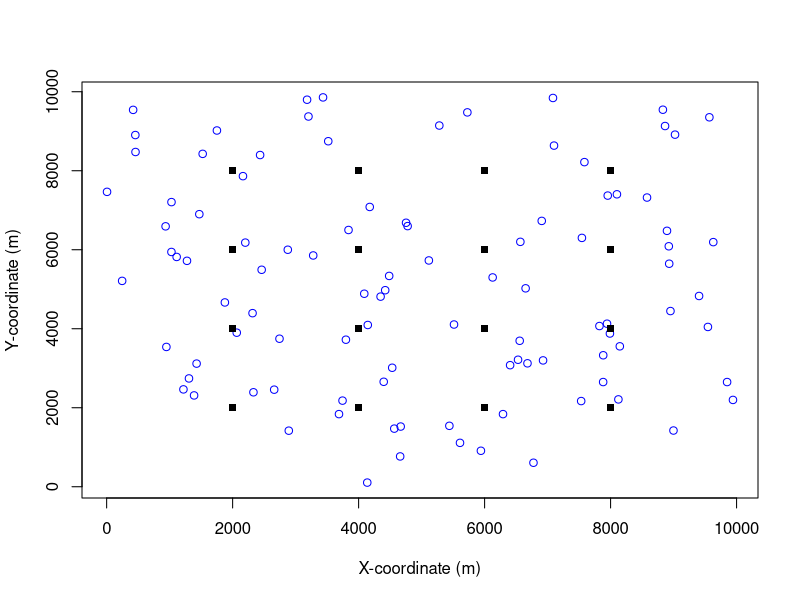
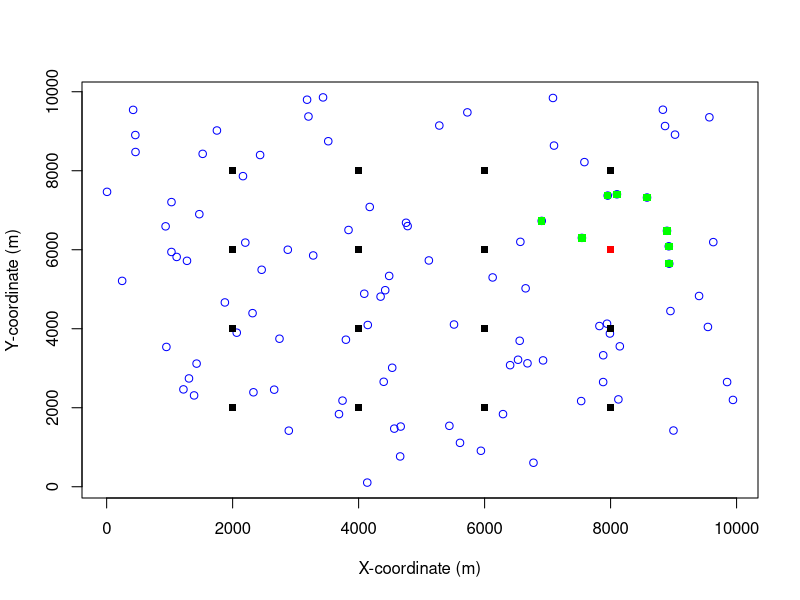
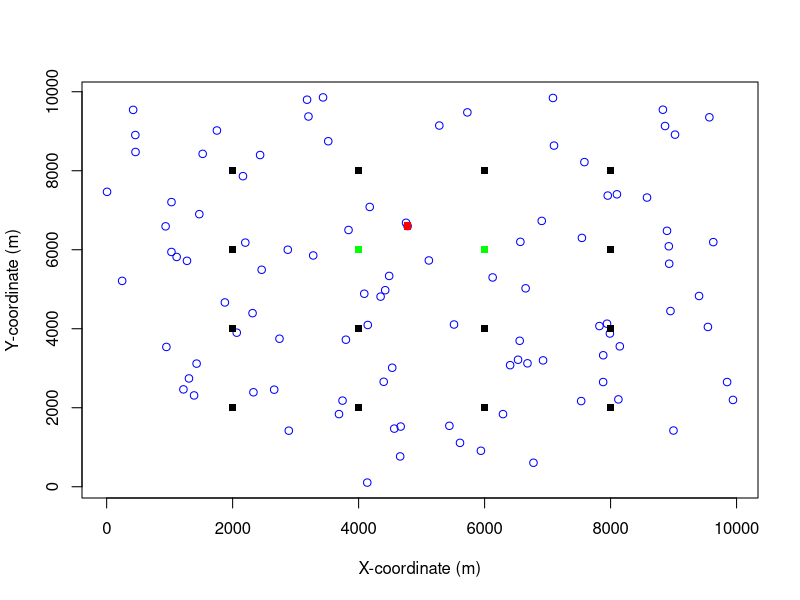

These figures' R source, in order: (Note: this script raises an error after producing the figures.)
set.seed(123)
library(lubridate)
library(circular)

# x and y in square survey site with dimensions 10km x 10km with markers every 2000m
# mics
x_mic = seq(from = 2000, to = 8000, by = 2000)
y_mic = seq(from = 2000, to = 8000, by = 2000)

mic_coords = expand.grid(x = x_mic, y = y_mic)
colnames(mic_coords) = c('x_mic', 'y_mic')
mic_coords = as.matrix(mic_coords)

# expectation of gibbon groups in survey area
intensity = 0.000001 # modelling parameter
x_perimeter = 10000
y_perimeter = 10000
survey_area = x_perimeter * y_perimeter
expected_gibbon_groups = intensity * survey_area

# homogeneous Poisson point process for getting gibbon coordinates
x_gibbon_group <- runif(expected_gibbon_groups, 0, x_perimeter)
y_gibbon_group <- runif(expected_gibbon_groups, 0, y_perimeter)

gibbon_group_coords = cbind(x_gibbon_group, y_gibbon_group)
gibbon_group_coords = as.matrix(gibbon_group_coords)

# plot of mic grid and Poisson point process distributed gibbon groups
{
plot(x_gibbon_group, y_gibbon_group, type = "p", col = "blue", pch = 1, xlab = "X-coordinate (m)", ylab = "Y-coordinate (m)")
points(mic_coords[,1], mic_coords[,2], type = "p", col = "black", pch = 15)
}

# Calculate the bearing from mic to gibbon group
calc_bearing = function(x_point_1, y_point_1, x_point_2, y_point_2) {
  bearing = atan2(
    y_point_2 - y_point_1,
    x_point_2 - x_point_1
  )
  
  # convert to range of radians [0,2pi] where bearing is taken clockwise from north (0 radians)
  if (bearing <= 0) {
    bearing = -1*bearing + 0.5*pi 
  } else if ((bearing > 0) && (bearing <= 0.5*pi)) {
    bearing = (0.5*pi - bearing)
  } else {
    bearing = (pi - bearing) + 1.5*pi
  }
  return(bearing)
}


# euclidean distance for detector to gibbon observation
dist_mic_gibbon <- matrix(NA, nrow = nrow(mic_coords), ncol = nrow(gibbon_group_coords))
bearing_mic_gibbon <- matrix(NA, nrow = nrow(mic_coords), ncol = nrow(gibbon_group_coords))

for (i in 1:nrow(dist_mic_gibbon)) {
  for (j in 1:ncol(dist_mic_gibbon)) {
    dist_mic_gibbon[i, j] <- sqrt(sum((mic_coords[i, ] - gibbon_group_coords[j, ])^2))
    bearing_mic_gibbon[i, j] <- calc_bearing(mic_coords[i, 1], mic_coords[i, 2], gibbon_group_coords[j, 1], gibbon_group_coords[j, 2])
  }
}

# half normal hazard distribution for probability matrix
# assuming each mic has same detection function
lambda = 50 # modelling parameter
sigma = 500 # modelling parameter

hazard_half_normal = function(lambda, sigma, dist_matrix) {
  prob_matrix = 1 - exp(-lambda * exp((-1 * dist_matrix^2) / (2 * sigma^2)))
  return (prob_matrix)
}

detection_prob_matrix = hazard_half_normal(lambda = lambda, sigma = sigma, dist_matrix = dist_mic_gibbon)

# weighted Bernoulli trails for each gibbon group to mic for detected/undetected
detection_matrix <- matrix(NA, nrow = nrow(mic_coords), ncol = nrow(gibbon_group_coords))

for (i in 1:nrow(dist_mic_gibbon)) {
  for (j in 1:ncol(dist_mic_gibbon)) {
    detection_matrix[i, j] <- rbinom(size = 1, n = 1, prob = detection_prob_matrix[i,j])
  }
}

### plotting results

# plot detected gibbon groups for chosen mic
plot_select = 12

for (i in plot_select) {
  detection_gibbon_group_idx = which(detection_matrix[i,] == 1)
  plot(x_gibbon_group, y_gibbon_group, type = "p", col = "blue", pch = 1, xlab = "X-coordinate (m)", ylab = "Y-coordinate (m)")
  points(mic_coords[,1], mic_coords[,2], type = "p", col = "black", pch = 15)
  points(mic_coords[i,1], mic_coords[i,2], type = "p", col = "red", pch = 15)
  points(x_gibbon_group[detection_gibbon_group_idx], y_gibbon_group[detection_gibbon_group_idx], type = "p", col = "green", pch = 15)
}

# plot mics which detected a certain gibbon group
plot_select = 36

for (i in plot_select) {
  detection_mic_idx = which(detection_matrix[,i] == 1)
  plot(x_gibbon_group, y_gibbon_group, type = "p", col = "blue", pch = 1, xlab = "X-coordinate (m)", ylab = "Y-coordinate (m)")
  points(mic_coords[,1], mic_coords[,2], type = "p", col = "black", pch = 15)
  points(x_gibbon_group[i], y_gibbon_group[i], type = "p", col = "red", pch = 15)
  points(mic_coords[detection_mic_idx,1], mic_coords[detection_mic_idx,2], type = "p", col = "green", pch = 15)
}

### create dataframes for analysis

# convert meter coordinates to lat, lon for RShiny App
convert_coords = function(x_coord, y_coord) {
  ref_lat = 14.238574
  ref_lon = 106.576923
  earth_radius = 6371000
  
  # calculate lat, lon
  lat = ref_lat + (y_coord / earth_radius) * (180 / pi)
  lon = ref_lon + (x_coord / (earth_radius * cos(y_coord * pi / 180))) * (180 / pi)
  
  lat_lon = cbind(lat, lon)
  
  return(lat_lon)
}

mic_lat_lon = mic_coords
mic_lat_lon = convert_coords(mic_lat_lon[,1], mic_lat_lon[,2])
mic_df = cbind(1:nrow(mic_lat_lon), mic_lat_lon)
colnames(mic_df)[1] = "mic_id"

# these are ground truth locations of each gibbon group and exact call times
gibbon_group_df = cbind(1:nrow(gibbon_group_coords), gibbon_group_coords)
colnames(gibbon_group_df)[1] = "gibbon_group_id"

# generate random ground truth call times
dawn_chorus_start_time = as.POSIXct("2023-01-01 04:00:00", tz = "UTC")
dawn_chorus_end_time = as.POSIXct("2023-01-01 05:00:00", tz = "UTC")

call_datetimes = as.POSIXct(runif(nrow(gibbon_group_df), dawn_chorus_start_time, dawn_chorus_end_time), origin = "1970-01-01", tz = "UTC")
call_timestamps = as.integer(call_datetimes)

# gibbon_group_df = cbind(gibbon_group_df, call_datetimes)
# colnames(gibbon_group_df)[4] = "call_datetime"

### generate recording dataframe

# speed of sound (m/s)
speed_of_sound = 331
von_mises_kappa = 50 # modelling parameter

recording_df = data.frame()

for (i in 1:nrow(mic_df)) {
  ground_truth_animal_ID = which(detection_matrix[i,] == 1)
  mic_ID = rep(i, times = length(ground_truth_animal_ID))
  
  # compute measured call time which considers speed of sound
  ground_truth_call_timestamp = call_timestamps[as.integer(gibbon_group_df[ground_truth_animal_ID])]
  ground_truth_call_datetime = as.POSIXct(ground_truth_call_timestamp, origin = "1970-01-01", tz = "UTC")
  measured_call_timestamp = ground_truth_call_timestamp + dist_mic_gibbon[i, ground_truth_animal_ID] / speed_of_sound
  measured_call_datetime = as.POSIXct(measured_call_timestamp, origin = "1970-01-01", tz = "UTC")
  
  # compute measured bearing
  ground_truth_bearing = bearing_mic_gibbon[i, ground_truth_animal_ID]
  # von mises distribution for bearing measurement
  measured_bearing = data.frame()
  for (j in 1:length(ground_truth_animal_ID)) {
    bearing = rvonmises(n = 1, mu = ground_truth_bearing[j], kappa = von_mises_kappa)
    measured_bearing = rbind(measured_bearing, bearing)
  }
  colnames(measured_bearing) = "measured_bearing"
  
  # binding dataframes for each mic
  recording_temp = cbind(mic_ID, ground_truth_animal_ID, ground_truth_call_datetime, measured_call_datetime, ground_truth_bearing, measured_bearing)
  recording_df = rbind(recording_df, recording_temp)
}

write.csv(mic_df, "../output/mic.csv", row.names=FALSE)
write.csv(gibbon_group_df, "../output/gibbon_group.csv", row.names=FALSE)
write.csv(recording_df, "../output/recording.csv", row.names=FALSE)
